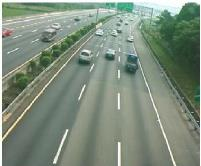
#> input picture road.png, 201 x 166 px
$ jupyter execute Edge_detection.ipynb   (older library calls are emulated)
#> lines starting #> are read from the running program, lines starting #| are printed output that depends on the picture
## Edge detection

Different edge detection is applied

1. Laplacian edge detection
2. Sobel method
3. Canny edge detection

[cell 1]
import cv2
import numpy as np
from matplotlib import pyplot as plt

[cell 2]
# read the image
img1 = cv2.imread('road.png',0)
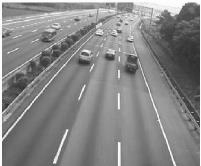
#> img1: shape (166, 201); min 39, max 255, mean 134

##  Laplacian edge detection

[cell 3]
# remove noise
img = cv2.GaussianBlur(img1,(3,3),0)
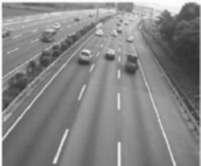
#> img: shape (166, 201); min 48, max 254, mean 133.9


# convolute with proper kernels and detects sharp edges
laplacian = cv2.Laplacian(img,cv2.CV_64F)
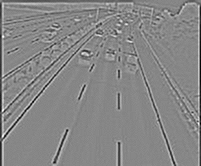
#> laplacian: shape (166, 201) float64; min -105, max 93, mean -0.4; drawn with min black and max white

plt.subplot(2,2,1),plt.imshow(img,cmap = 'gray')
plt.title('Original'), plt.xticks([]), plt.yticks([])
plt.subplot(2,2,2),plt.imshow(laplacian,cmap = 'gray')
plt.title('Laplacian'), plt.xticks([]), plt.yticks([])

plt.show()
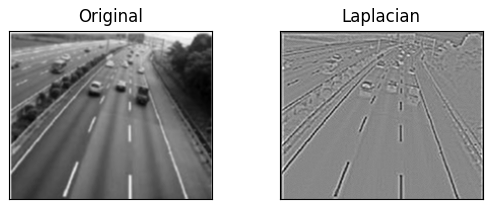
#> figure drawn by matplotlib, 2 panels

## Sobel method

[cell 4]
# Create a custom kernel

# 3x3 array for edge detection
sobel_y = np.array([[ -1, -2, -1],
                   [ 0, 0, 0],
                   [ 1, 2, 1]])

## TODO: Create and apply a Sobel x operator
sobel_x = np.array([[-1,0,1],
                    [ -2, 0 , 2],
                    [ -1,0,1]])

[cell 5]
# Filter the image using filter2D, which has inputs: (grayscale image, bit-depth, kernel)
filtered_image_y = cv2.filter2D(img1, -1, sobel_y)
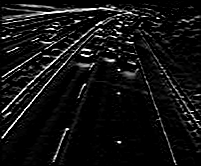
#> filtered_image_y: shape (166, 201); min 0, max 255, mean 18.5
filtered_image_x = cv2.filter2D(img1, -1, sobel_x)
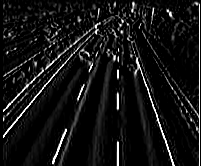
#> filtered_image_x: shape (166, 201); min 0, max 255, mean 20.1

plt.subplot(2,2,1),plt.imshow(img1,cmap = 'gray')
plt.title('Gray scale'), plt.xticks([]), plt.yticks([])
plt.subplot(2,2,2),plt.imshow(filtered_image_x,cmap = 'gray')
plt.title('Sobel X'), plt.xticks([]), plt.yticks([])
plt.subplot(2,2,3),plt.imshow(filtered_image_y,cmap = 'gray')
plt.title('Sobel Y'), plt.xticks([]), plt.yticks([])
plt.show()

##  Canny edge detection

[cell 6]
# canny edge detection

edges = cv2.Canny(img,250,250)
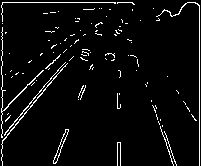
#> edges: shape (166, 201); 4.5% white in thin lines or dots

plt.subplot(121),plt.imshow(img,cmap = 'gray')
plt.title('Original Image'), plt.xticks([]), plt.yticks([]);
plt.subplot(122),plt.imshow(edges,cmap = 'gray')
plt.title('Edge Image'), plt.xticks([]), plt.yticks([]);
